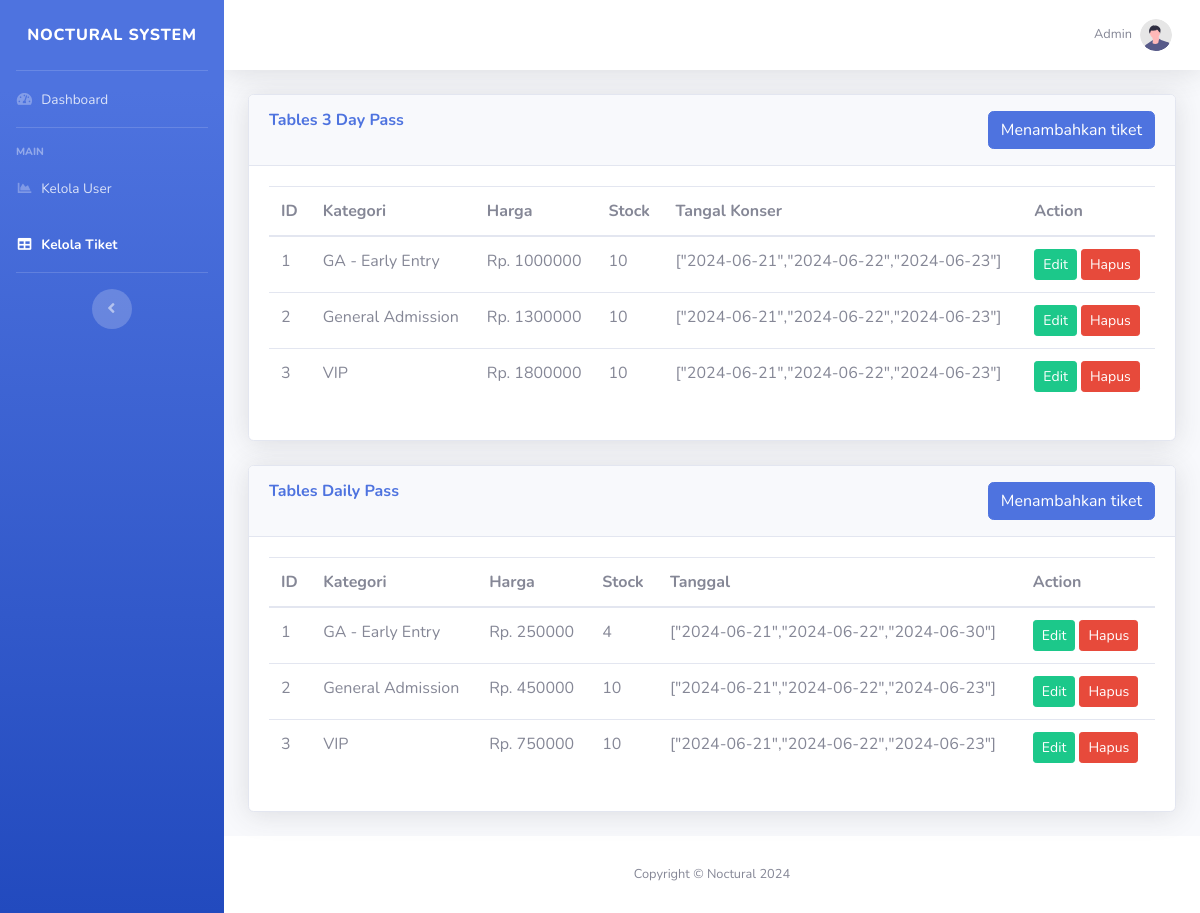
Page /index.php/kelolatiket on the committed database.
### tables this page shows
CREATE TABLE `tiket3daypass` (
  `id` int(11) NOT NULL,
  `ticketKategori` varchar(128) NOT NULL,
  `price` int(11) NOT NULL,
  `stok` int(11) NOT NULL,
  `Tanggal` longtext NOT NULL
);

CREATE TABLE `tiketdailypass` (
  `id` int(11) NOT NULL,
  `ticketKategori` varchar(128) NOT NULL,
  `price` int(128) NOT NULL,
  `stok` int(128) NOT NULL,
  `Tanggal` longtext NOT NULL
);

### application/controllers/Kelolatiket.php (called while the page is built, shortened)
<?php
class Kelolatiket extends CI_Controller {
    public function __construct()
    {
        $this->load->model('Tiket3daypass_model');
        $this->load->model('Tiketdailypass_model');
    }
    public function index()
    {
        $data['ticket'] = $this->Tiketdailypass_model->get_all_tickets();
        $data['tickets'] = $this->Tiket3daypass_model->get_all_3day();
        $this->load->view('admin/layout/header');
        $this->load->view('admin/layout/sidebar');
        $this->load->view('admin/layout/topbar');
        $this->load->view('admin/kelolatiket', $data);
        $this->load->view('admin/layout/footer');
    }
}

### index.php (called while the page is built, shortened)
<?php
require_once BASEPATH.'core/CodeIgniter.php';

### application/models/Tiket3daypass_model.php (called while the page is built, shortened)
<?php
class Tiket3daypass_model extends CI_Model
{
    public function get_all_3day()
    {
        $query = $this->db->get('Tiket3daypass');
        return $query->result();
    }
}

### application/models/Tiketdailypass_model.php (called while the page is built, shortened)
<?php
class Tiketdailypass_model extends CI_Model
{
    public function get_all_tickets()
    {
        $query = $this->db->get('Tiketdailypass');
        return $query->result();
    }
}

### application/views/admin/kelolatiket.php (the view, shortened to what this page needs)
<div class="container-fluid">
    <div class="card shadow mb-4 mt-4">
        <div class="card-header py-3 d-flex justify-content-between">
            <h6 class="m-0 font-weight-bold text-primary">Tables 3 Day Pass</h6>
            <button type="button" class="btn btn-primary" data-bs-toggle="modal" data-bs-target="#staticBackdrop">
                Menambahkan tiket
            </button>
        </div>
        <div class="card-body">
            <div class="table-responsive">
                <table class="table table-hover" id="dataTable" width="100%" cellspacing="0">
                    <thead>
                        <tr>
                            <th scope="col" style="white-space: nowrap;">ID</th>
                            <th scope="col" style="white-space: nowrap;">Kategori</th>
                            <th scope="col" style="white-space: nowrap;">Harga</th>
                            <th scope="col" style="white-space: nowrap;">Stock</th>
                            <th scope="col" style="white-space: nowrap;">Tangal Konser</th>
                            <th scope="col" style="white-space: nowrap;">Action</th>
                        </tr>
                    </thead>
                    <tbody>
                        <?php foreach ($tickets as $t) : ?>
                            <tr>
                                <td><?php echo $t->id; ?></td>
                                <td><?php echo $t->ticketKategori; ?></td>
                                <td>Rp. <?php echo $t->price; ?></td>
                                <td><?php echo $t->stok; ?></td>
                                <td><?php echo $t->Tanggal; ?></td>
                                <td style="white-space: nowrap;">
                                    <a href="<?php echo base_url('kelolatiket/edit_tiket_3day/' . $t->id); ?>" class="btn btn-success btn-sm">Edit</a>
                                    <a href="<?php echo base_url('kelolatiket/delete_tiket_3day/' . $t->id); ?>" class="btn btn-danger btn-sm" onclick="return confirm('Apakah Anda yakin ingin menghapus tiket ini?');">Hapus</a>
                                </td>
                            </tr>
                        <?php endforeach; ?>
                    </tbody>
                </table>
            </div>
        </div>
    </div>
    <div class="card shadow mb-4 mt-4">
        <div class="card-header py-3 d-flex justify-content-between">
            <h6 class="m-0 font-weight-bold text-primary">Tables Daily Pass</h6>
            <button type="button" class="btn btn-primary" data-bs-toggle="modal" data-bs-target="#staticBackdropdaily">
                Menambahkan tiket
            </button>
        </div>
        <div class="card-body">
            <div class="table-responsive">
                <table class="table table-hover" id="dataTable" width="100%" cellspacing="0">
                    <thead>
                        <tr>
                            <th scope="col" style="white-space: nowrap;">ID</th>
                            <th scope="col" style="white-space: nowrap;">Kategori</th>
                            <th scope="col" style="white-space: nowrap;">Harga</th>
                            <th scope="col" style="white-space: nowrap;">Stock</th>
                            <th scope="col" style="white-space: nowrap;">Tanggal</th>
                            <th scope="col" style="white-space: nowrap;">Action</th>
                        </tr>
                    </thead>
                    <tbody>
                        <?php foreach ($ticket as $t) : ?>
                            <tr>
                                <td><?php echo $t->id; ?></td>
                                <td><?php echo $t->ticketKategori; ?></td>
                                <td>Rp. <?php echo $t->price; ?></td>
                                <td><?php echo $t->stok; ?></td>
                                <td><?php echo $t->Tanggal; ?></td>
                                <td style="white-space: nowrap;">
                                    <a href="<?php echo base_url('kelolatiket/edit_tiket_daily/' . $t->id); ?>" class="btn btn-success btn-sm">Edit</a>
                                    <a href="<?php echo base_url('kelolatiket/delete_tiket_daily/' . $t->id); ?>" class="btn btn-danger btn-sm" onclick="return confirm('Apakah Anda yakin ingin menghapus tiket ini?');">Hapus</a>
                                </td>
                            </tr>
                        <?php endforeach; ?>
                    </tbody>
                </table>
            </div>
        </div>
    </div>
</div>

### rows in the picture
tiket3daypass: id "1", ticketKategori "GA - Early Entry", price "1000000", stok "10", Tanggal "[\"2024-06-21\",\"2024-06-22\",\"2024-06-23\"]"
tiket3daypass: id "2", ticketKategori "General Admission", price "1300000", stok "10", Tanggal "[\"2024-06-21\",\"2024-06-22\",\"2024-06-23\"]"
tiket3daypass: id "3", ticketKategori "VIP", price "1800000", stok "10", Tanggal "[\"2024-06-21\",\"2024-06-22\",\"2024-06-23\"]"
tiketdailypass: id "1", ticketKategori "GA - Early Entry", price "250000", stok "4", Tanggal "[\"2024-06-21\",\"2024-06-22\",\"2024-06-30\"]"
tiketdailypass: id "2", ticketKategori "General Admission", price "450000", stok "10", Tanggal "[\"2024-06-21\",\"2024-06-22\",\"2024-06-23\"]"
tiketdailypass: id "3", ticketKategori "VIP", price "750000", stok "10", Tanggal "[\"2024-06-21\",\"2024-06-22\",\"2024-06-23\"]"
